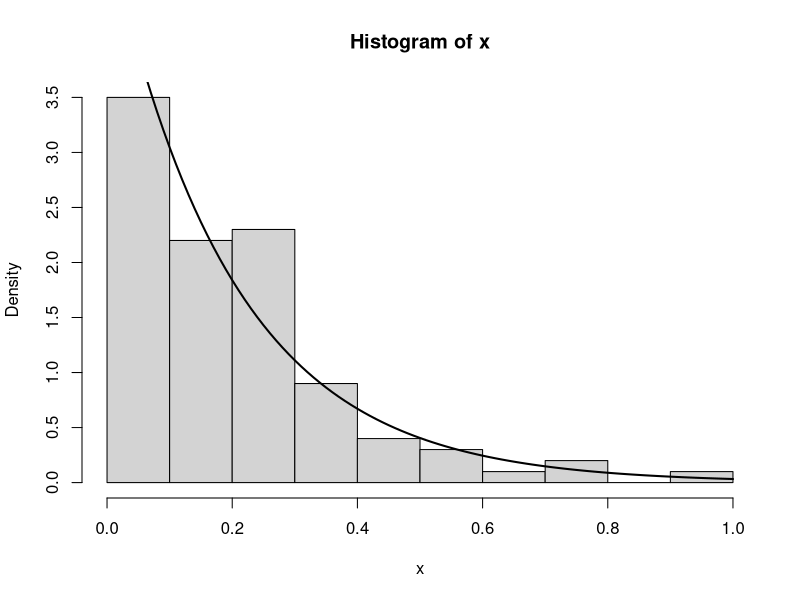

Recreate this plot in R. (Note: this script raises an error after producing the figure.)

# Optim -------------------------------------------------------------------
#EXEMPLO
x <- rexp(100, rate=5)

emv <- 1/mean(x)
emv

hist(x, freq = F)
curve(dexp(x,rate = emv), add = T,lwd = 2)

x <- rexp(1000, rate =,)
emv <- 1/mean(x)
hist(X, freq = F)
curve(dexp(x, rate = ))

log.like.exp <- function(lambda, data)
{
  n <- length(data) 
  ll <- n*log(lambda) - lambda * n * mean(data)
  return(ll)
}
x <- rexp(1000, rate =2)
emv.analitico <- 1/mean(x)
emv.numerico <- optim(par = 2, fn = log.like.exp, data = x, control = list(fnscale = -1))

emv.analitico
emv.numerico   


# Geração de Valores Aleatórios -------------------------------------------


# 9. Geração de Valores Aleatórios

# ENTENDENDO O CÓDIGO
my.dexp             <-      function(x, lambda)
{
  lambda*exp(-lambda*x) # Criando a função densidade
}

my.pexp.numerical   <-      function(x, lambda)
{
  my.int          <-      function(x, lambda) # Criando uma função pra utilizar no apply
  { # Ela integra a fdp, recebendo o parametro lambda pra fdp e o lower sendo o intervalo de integração inf = 0 e o sup = x
    integrate(my.dexp, lambda = lambda, lower = 0, upper = x)$value # é pego do resultado apenas o valor
  } 
  sapply(x, FUN=my.int, lambda) # Aplica nos dados a integral da fdp, ou seja a fda
}

my.qexp.numerical   <-      function(q, lambda) # Função quantil
{ 
  f                 <-      function(P, fixed)  # Função pra ser aplicada no unirrot                    
  {
    lambda          <-      fixed$lambda        # fixed é uma lista com 2 dimensões
    q               <-      fixed$q             # A 1° o valor de lambda, e a 2° todos quantis que queremos calcular
    criterion       <-      q - my.pexp.numerical(P, lambda)   # É o inverso da probabiladade da FDA                     
    return(criterion)
  }
  P                 <-      numeric(length(q)) # Para cada q passado vai achar uma raiz                                     
  for(i in 1:length(q))
  {
    fixed           <-      list(lambda = lambda, q = q[i]) # É a lista que será passado para função f
    root.p          <-      uniroot(f, lower = 0, upper = 100, fixed = fixed) 
    # unirrot procura as raizes da função f, com o intervalo de integração de 0 a 100, o fixed é a lista que a f recebe
    P[i]            <-      root.p$root # pega apenas a raiz pra retornar
  }
  return(P)
}

my.qexp.numerical(0.9, 2)
my.qexp.numerical(c(0.9, 0.1), 2)
